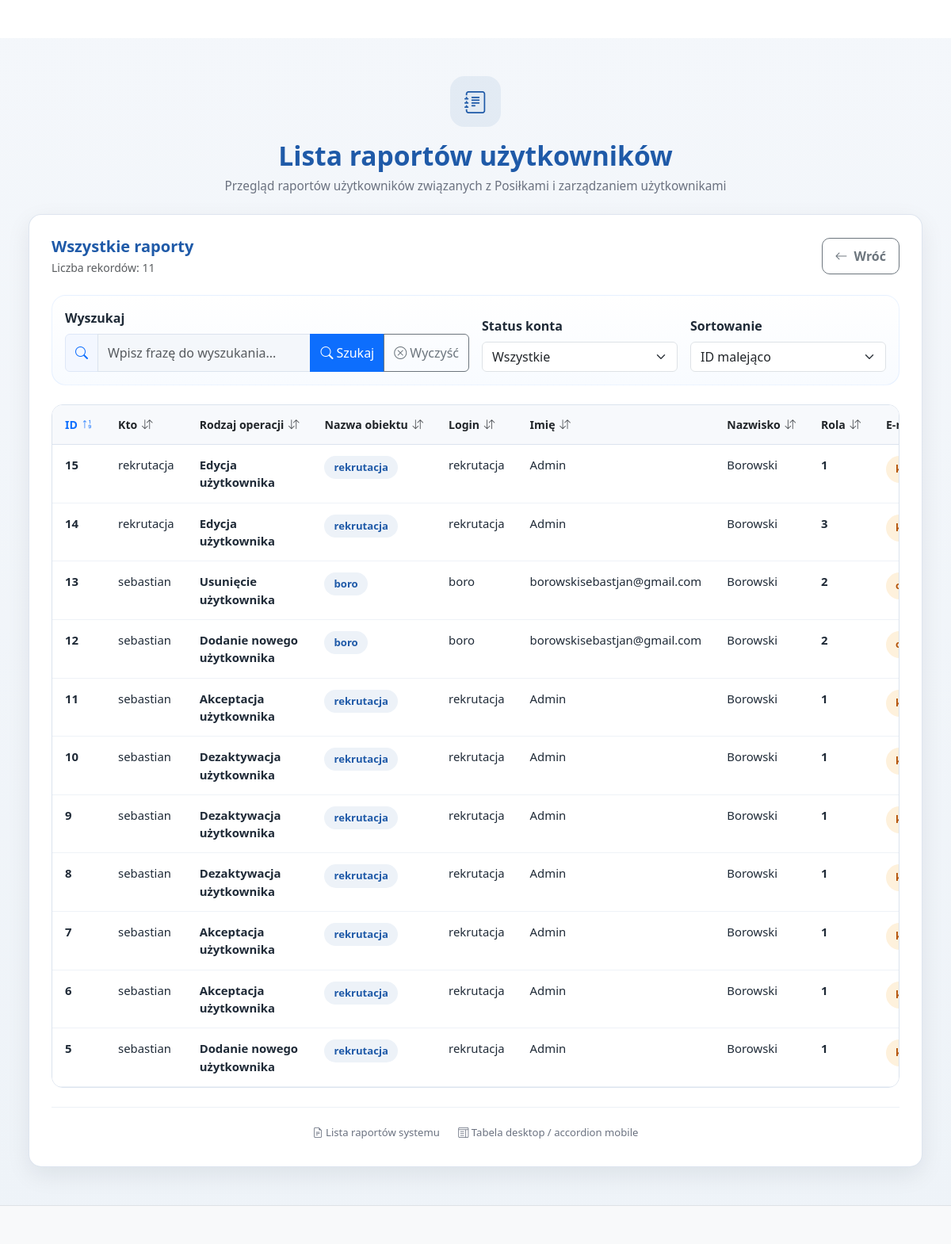
Screenshot of /window/view_orders.php with the database file from the repository.
### tables this page shows
CREATE TABLE `raport_users` (
  `id` int(11) NOT NULL,
  `kto` varchar(255) NOT NULL,
  `rodzajOperacji` varchar(255) NOT NULL,
  `nazwaObiektu` varchar(255) NOT NULL,
  `login` varchar(255) NOT NULL,
  `imie` varchar(255) NOT NULL,
  `nazwisko` varchar(255) NOT NULL,
  `rola` int(11) NOT NULL,
  `email` varchar(255) NOT NULL,
  `is_active` int(11) NOT NULL,
  `created_at` datetime NOT NULL,
  `updated_at` datetime NOT NULL
);

### window/view_orders.php (the view, shortened to what this page needs)
<?php
require_once '../core/config/db.php';
$stmt = $pdo->prepare("SELECT * FROM raport_users ORDER BY id DESC");
$stmt->execute();
$data = $stmt->fetchAll(PDO::FETCH_ASSOC);
require_once '../template/header.php';
?>
<div class="dashboard-page">
    <div class="container-fluid px-3 px-xl-4">
        <div class="diet-page-wide mx-auto">
            <div class="dashboard-header mb-4">
                <div class="login-top-icon">
                    <i class="bi bi-journal-text"></i>
                </div>
                <h1>Lista raportów użytkowników</h1>
                <p>Przegląd raportów użytkowników związanych z Posiłkami i zarządzaniem użytkownikami</p>
            </div>
            <div class="dashboard-card diet-table-card">
                <div class="d-flex flex-column flex-lg-row align-items-lg-center justify-content-between gap-3 mb-4">
                    <div>
                        <h2 class="h5 mb-1 fw-bold text-primary-custom">Wszystkie raporty</h2>
                        <div class="text-muted small">
                            Liczba rekordów: <span id="reportsCount"><?php echo count($data); ?></span>
                        </div>
                    </div>
                    <div>
                        <a href="dashboard_raport_select.php" class="btn btn-outline-secondary diet-back-btn-bootstrap">
                            <i class="bi bi-arrow-left me-2"></i>Wróć
                        </a>
                    </div>
                </div>
                <?php if (!empty($data)): ?>
                    <div class="reports-tools mb-4">
                        <div class="row g-3 align-items-end">
                            <div class="col-12 col-lg-6">
                                <label for="reportSearch" class="form-label fw-semibold">Wyszukaj</label>
                                <div class="input-group">
                                    <span class="input-group-text reports-tool-icon">
                                        <i class="bi bi-search"></i>
                                    </span>
                                    <input
                                        type="text"
                                        id="reportSearch"
                                        class="form-control"
                                        placeholder="Wpisz frazę do wyszukania..."
                                    >
                                    <button type="button" id="searchBtn" class="btn btn-primary">
                                        <i class="bi bi-search me-1"></i>Szukaj
                                    </button>
                                    <button type="button" id="clearBtn" class="btn btn-outline-secondary">
                                        <i class="bi bi-x-circle me-1"></i>Wyczyść
                                    </button>
                                </div>
                            </div>
                            <div class="col-12 col-sm-6 col-lg-3">
                                <label for="statusFilter" class="form-label fw-semibold">Status konta</label>
                                <select id="statusFilter" class="form-select">
                                    <option value="">Wszystkie</option>
                                </select>
                            </div>
                            <div class="col-12 col-sm-6 col-lg-3">
                                <label for="sortMobile" class="form-label fw-semibold">Sortowanie</label>
                                <select id="sortMobile" class="form-select">
                                    <option value="id-desc">ID malejąco</option>
                                </select>
                            </div>
                        </div>
                    </div>
                    <div class="table-responsive diet-table-bootstrap-wrap reports-desktop-table">
                        <table class="table table-hover align-middle mb-0 diet-table-bootstrap" id="reportsTable">
                            <thead>
                                <tr>
                                    <th>
                                        <button type="button" class="table-sort-btn active" data-sort="id">
                                            ID <i class="bi bi-arrow-down-up"></i>
                                        </button>
                                    </th>
                                    <th>
                                        <button type="button" class="table-sort-btn" data-sort="kto">
                                            Kto <i class="bi bi-arrow-down-up"></i>
                                        </button>
                                    </th>
                                    <th>
                                        <button type="button" class="table-sort-btn" data-sort="rodzajoperacji">
                                            Rodzaj operacji <i class="bi bi-arrow-down-up"></i>
                                        </button>
                                    </th>
                                    <th>
                                        <button type="button" class="table-sort-btn" data-sort="nazwaobiektu">
                                            Nazwa obiektu <i class="bi bi-arrow-down-up"></i>
                                        </button>
                                    </th>
                                    <th>
                                        <button type="button" class="table-sort-btn" data-sort="login">
                                            Login <i class="bi bi-arrow-down-up"></i>
                                        </button>
                                    </th>
                                    <th>
                                        <button type="button" class="table-sort-btn" data-sort="imie">
                                            Imię <i class="bi bi-arrow-down-up"></i>
                                        </button>
                                    </th>
                                    <th>
                                        <button type="button" class="table-sort-btn" data-sort="nazwisko">
                                            Nazwisko <i class="bi bi-arrow-down-up"></i>
                                        </button>
                                    </th>
                                    <th>
                                        <button type="button" class="table-sort-btn" data-sort="rola">
                                            Rola <i class="bi bi-arrow-down-up"></i>
                                        </button>
                                    </th>
                                    <th>
                                        <button type="button" class="table-sort-btn" data-sort="email">
                                            E-mail <i class="bi bi-arrow-down-up"></i>
                                        </button>
                                    </th>
                                </tr>
                            </thead>
                            <tbody id="reportsTableBody">
                                <?php foreach ($data as $row): ?>
                                    <tr
                                        data-id="<?php echo htmlspecialchars((string)($row['id'] ?? '')); ?>"
                                        data-kto="<?php echo htmlspecialchars((string)($row['kto'] ?? '')); ?>"
                                        data-rodzajoperacji="<?php echo htmlspecialchars((string)($row['rodzajOperacji'] ?? '')); ?>"
                                        data-nazwaobiektu="<?php echo htmlspecialchars((string)($row['nazwaObiektu'] ?? '')); ?>"
                                        data-login="<?php echo htmlspecialchars((string)($row['login'] ?? '')); ?>"
                                        data-imie="<?php echo htmlspecialchars((string)($row['imie'] ?? '')); ?>"
                                        data-nazwisko="<?php echo htmlspecialchars((string)($row['nazwisko'] ?? '')); ?>"
                                        data-rola="<?php echo htmlspecialchars((string)($row['rola'] ?? '')); ?>"
                                        data-email="<?php echo htmlspecialchars((string)($row['email'] ?? '')); ?>"
                                        data-is_active="<?php echo htmlspecialchars((string)($row['is_active'] ?? '0')); ?>"
                                        data-created_at="<?php echo htmlspecialchars((string)($row['created_at'] ?? '')); ?>"
                                        data-updated_at="<?php echo htmlspecialchars((string)($row['updated_at'] ?? '')); ?>"
                                        data-search="<?php echo htmlspecialchars(mb_strtolower(
                                            implode(' ', [
                                                $row['id'] ?? '',
                                                $row['kto'] ?? '',
                                                $row['rodzajOperacji'] ?? '',
                                                $row['nazwaObiektu'] ?? '',
                                                $row['login'] ?? '',
                                                $row['imie'] ?? '',
                                                $row['nazwisko'] ?? '',
                                                $row['rola'] ?? '',
                                                $row['email'] ?? '',
                                                ((int)($row['is_active'] ?? 0) === 1 ? 'aktywne' : 'nieaktywne'),
                                                $row['created_at'] ?? '',
                                                $row['updated_at'] ?? ''
                                            ])
                                        )); ?>"
                                    >
                                        <td class="fw-semibold"><?php echo htmlspecialchars($row['id'] ?? ''); ?></td>
                                        <td><?php echo htmlspecialchars($row['kto'] ?? ''); ?></td>
                                        <td class="fw-semibold"><?php echo htmlspecialchars($row['rodzajOperacji'] ?? ''); ?></td>
                                        <td>
                                            <span class="badge rounded-pill diet-code-badge">
                                                <?php echo htmlspecialchars($row['nazwaObiektu'] ?? ''); ?>
                                            </span>
                                        </td>
                                        <td><?php echo htmlspecialchars($row['login'] ?? ''); ?></td>
                                        <td><?php echo htmlspecialchars($row['imie'] ?? ''); ?></td>
                                        <td><?php echo htmlspecialchars($row['nazwisko'] ?? ''); ?></td>
                                        <td class="fw-semibold"><?php echo htmlspecialchars($row['rola'] ?? ''); ?></td>
                                        <td class="text-wrap diet-col-wide">
                                            <span class="badge rounded-pill diet-status-badge diet-status-special report-email-badge">
                                            </span>
                                        </td>
                                    </tr>
                                <?php endforeach; ?>
                            </tbody>
                        </table>
                    </div>
                <?php endif; ?>
                <div class="dashboard-footer-info mt-4">
                    <span><i class="bi bi-file-earmark-text"></i> Lista raportów systemu</span>
                    <span><i class="bi bi-layout-text-window"></i> Tabela desktop / accordion mobile</span>
                </div>
            </div>
        </div>
    </div>
</div>
<?php require_once '../template/footer.php'; ?>

### assets/css/style.css (style rules this page uses)
:root { --app-bg: #eef3f8; --app-surface: #ffffff; --app-primary: #1f5aa8; --app-primary-hover: #17498a; --app-text: #1f2a37; --app-muted: #6b7280; --app-border: #dbe3ee; --app-input-bg: #f4f7fb; --app-shadow: 0 10px 30px rgba(15, 23, 42, 0.08); --app-radius: 16px; }
body { background: linear-gradient(180deg, #f4f7fb 0%, var(--app-bg) 100%); color: var(--app-text); }
.login-top-icon { width: 64px; height: 64px; border-radius: 18px; background: rgba(31, 90, 168, 0.08); color: var(--app-primary); display: flex; align-items: center; justify-content: center; margin: 0 auto 18px; font-size: 28px; }
.form-control { min-height: 48px; border-radius: 10px; border: 1px solid var(--app-border); background: var(--app-input-bg); box-shadow: none !important; }
.dashboard-page { padding: 48px 12px; }
.dashboard-header { text-align: center; margin-bottom: 28px; }
.dashboard-header h1 { margin: 0 0 8px; font-size: 2.1rem; line-height: 1.1; font-weight: 700; color: var(--app-primary); }
.dashboard-header p { margin: 0; color: var(--app-muted); font-size: 0.96rem; }
.dashboard-card { background: var(--app-surface); border: 1px solid rgba(219, 227, 238, 0.9); border-radius: var(--app-radius); box-shadow: var(--app-shadow); padding: 32px 32px 50px 32px; }
.dashboard-footer-info { margin-top: 20px; padding-top: 18px; border-top: 1px solid #edf1f6; text-align: center; color: var(--app-muted); font-size: 0.82rem; }
.dashboard-footer-info span { display: inline-block; margin: 4px 10px; }
.diet-page-wide { width: 100%; }
.text-primary-custom { color: var(--app-primary) !important; }
.diet-table-card { padding: 28px; }
.diet-back-btn-bootstrap { min-height: 46px; border-radius: 10px; font-weight: 600; padding: 10px 16px; }
.diet-table-bootstrap-wrap { border: 1px solid var(--app-border); border-radius: 14px; overflow: auto; background: #fff; }
.diet-table-bootstrap { margin-bottom: 0; }
.diet-table-bootstrap thead th { background: #f7f9fc; color: var(--app-primary); font-size: 0.88rem; font-weight: 700; border-bottom: 1px solid var(--app-border); padding: 14px 16px; white-space: nowrap; position: sticky; top: 0; z-index: 2; }
.diet-table-bootstrap tbody td { padding: 14px 16px; font-size: 0.93rem; color: var(--app-text); border-color: #eef2f7; vertical-align: top; }
.diet-col-wide { min-width: 260px; max-width: 360px; white-space: normal; word-break: break-word; }
.diet-code-badge { background: rgba(31, 90, 168, 0.08); color: var(--app-primary); font-weight: 700; font-size: 0.82rem; padding: 8px 12px; }
.diet-status-badge { font-size: 0.8rem; font-weight: 700; padding: 8px 12px; }
.diet-status-special { background: rgba(245, 158, 11, 0.14); color: #b45309; }
.reports-desktop-table { display: block; }
.report-email-badge { white-space: normal; text-align: left; line-height: 1.4; max-width: 240px; }
.reports-tools { background: linear-gradient(180deg, #ffffff 0%, #f8fbff 100%); border: 1px solid rgba(13, 110, 253, 0.08); border-radius: 18px; padding: 1rem; }
.reports-tool-icon { background: #f3f7ff; border-color: #dee7f7; color: #0d6efd; }
.table-sort-btn { border: 0; background: transparent; padding: 0; font-weight: 700; color: #212529; display: inline-flex; align-items: center; gap: 0.35rem; white-space: nowrap; transition: .2s ease; }
.table-sort-btn.active { color: #0d6efd; }
.table-sort-btn i { font-size: 0.85rem; opacity: 0.8; }
@media (max-width: 1399.98px) { .diet-page-wide { max-width: 100%; } }

### rows the page displays
raport_users: id "15", kto "rekrutacja", rodzajOperacji "Edycja użytkownika", nazwaObiektu "rekrutacja", login "rekrutacja", imie "Admin", nazwisko "Borowski", rola "1"
raport_users: id "14", kto "rekrutacja", rodzajOperacji "Edycja użytkownika", nazwaObiektu "rekrutacja", login "rekrutacja", imie "Admin", nazwisko "Borowski", rola "3"
raport_users: id "13", kto "sebastian", rodzajOperacji "Usunięcie użytkownika", nazwaObiektu "boro", login "boro", imie "borowskisebastjan@gmail.com", nazwisko "Borowski", rola "2"
raport_users: id "12", kto "sebastian", rodzajOperacji "Dodanie nowego użytkownika", nazwaObiektu "boro", login "boro", imie "borowskisebastjan@gmail.com", nazwisko "Borowski", rola "2"
raport_users: id "11", kto "sebastian", rodzajOperacji "Akceptacja użytkownika", nazwaObiektu "rekrutacja", login "rekrutacja", imie "Admin", nazwisko "Borowski", rola "1"
raport_users: id "10", kto "sebastian", rodzajOperacji "Dezaktywacja użytkownika", nazwaObiektu "rekrutacja", login "rekrutacja", imie "Admin", nazwisko "Borowski", rola "1"
raport_users: id "9", kto "sebastian", rodzajOperacji "Dezaktywacja użytkownika", nazwaObiektu "rekrutacja", login "rekrutacja", imie "Admin", nazwisko "Borowski", rola "1"
raport_users: id "8", kto "sebastian", rodzajOperacji "Dezaktywacja użytkownika", nazwaObiektu "rekrutacja", login "rekrutacja", imie "Admin", nazwisko "Borowski", rola "1"
raport_users: id "7", kto "sebastian", rodzajOperacji "Akceptacja użytkownika", nazwaObiektu "rekrutacja", login "rekrutacja", imie "Admin", nazwisko "Borowski", rola "1"
raport_users: id "6", kto "sebastian", rodzajOperacji "Akceptacja użytkownika", nazwaObiektu "rekrutacja", login "rekrutacja", imie "Admin", nazwisko "Borowski", rola "1"
raport_users: id "5", kto "sebastian", rodzajOperacji "Dodanie nowego użytkownika", nazwaObiektu "rekrutacja", login "rekrutacja", imie "Admin", nazwisko "Borowski", rola "1"

### other values shown
count($data) "11"
